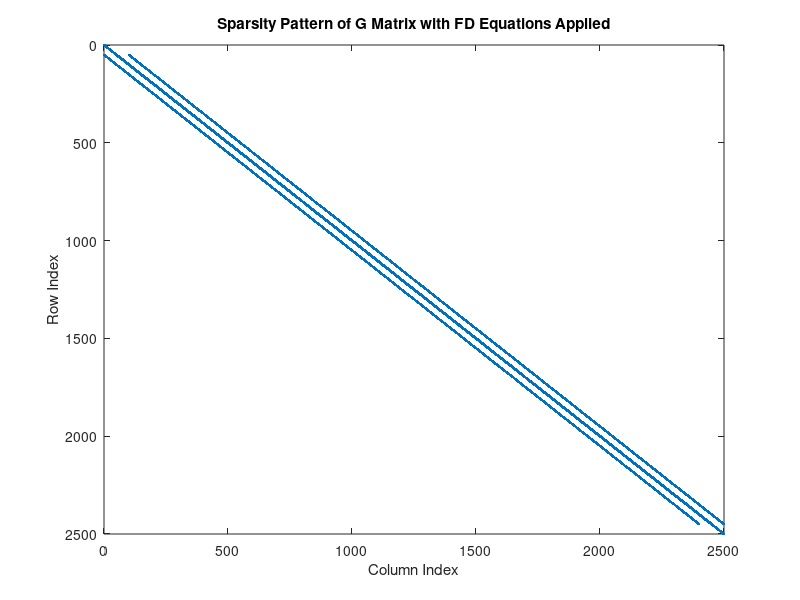

This figure's MATLAB source:
% Grid Size
nx = 50; 
ny = 50; 
N = nx * ny;  % Total number of grid points

% Sparse matrix initialization
G = sparse(N, N);

% Constructing the finite-difference matrix
for i = 1:nx
    for j = 1:ny
        n = j + (i - 1) * ny;  % Convert 2D index to 1D index
        
        if i == 1 || i == nx || j == 1 || j == ny
            % Boundary Condition: u = 0
            G(n, :) = 0;    % Zero out the row
            G(n, n) = 1;    % Set diagonal to 1
        else
            % Interior nodes: Apply 5-point stencil for 2D Laplacian
            G(n, n) = -4;
            G(n, n - 1) = 1;   % Left neighbor
            G(n, n + 1) = 1;   % Right neighbor
            G(n, n - ny) = 1;  % Bottom neighbor
            G(n, n + ny) = 1;  % Top neighbor
        end
    end
end

% Display sparsity pattern of matrix G
spy(G);
title('Sparsity Pattern of G Matrix with FD Equations Applied');
xlabel('Column Index');
ylabel('Row Index');
